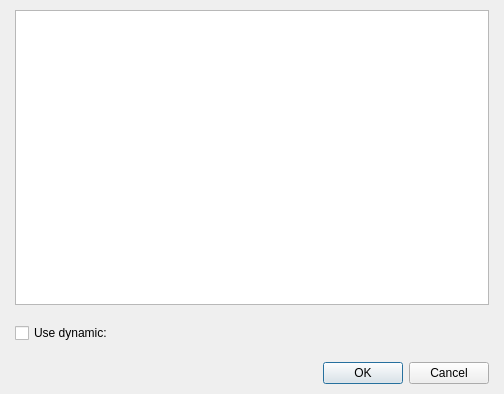
<?xml version="1.0" encoding="UTF-8"?>
<ui version="4.0">
 <class>DialogCommandScript</class>
 <widget class="QDialog" name="DialogCommandScript">
  <property name="geometry">
   <rect>
    <x>0</x>
    <y>0</y>
    <width>504</width>
    <height>394</height>
   </rect>
  </property>
  <property name="windowTitle">
   <string>Script...</string>
  </property>
  <layout class="QGridLayout" name="gridLayout">
   <property name="leftMargin">
    <number>15</number>
   </property>
   <property name="topMargin">
    <number>10</number>
   </property>
   <property name="rightMargin">
    <number>15</number>
   </property>
   <property name="bottomMargin">
    <number>10</number>
   </property>
   <item row="0" column="0">
    <layout class="QVBoxLayout" name="verticalLayout_2" stretch="1,0">
     <property name="spacing">
      <number>15</number>
     </property>
     <item>
      <layout class="QVBoxLayout" name="verticalLayout">
       <item>
        <widget class="QPlainTextEdit" name="plainTextEditScript"/>
       </item>
       <item>
        <layout class="QHBoxLayout" name="horizontalLayout" stretch="0,0,1">
         <item>
          <widget class="QCheckBox" name="checkBoxDynamic">
           <property name="text">
            <string>Use dynamic:</string>
           </property>
          </widget>
         </item>
         <item>
          <widget class="PanelPrimitiveValue" name="panelPrimitiveScript" native="true">
           <property name="enabled">
            <bool>false</bool>
           </property>
           <property name="minimumSize">
            <size>
             <width>250</width>
             <height>27</height>
            </size>
           </property>
           <property name="maximumSize">
            <size>
             <width>250</width>
             <height>27</height>
            </size>
           </property>
          </widget>
         </item>
         <item>
          <spacer name="horizontalSpacer">
           <property name="orientation">
            <enum>Qt::Horizontal</enum>
           </property>
           <property name="sizeHint" stdset="0">
            <size>
             <width>40</width>
             <height>20</height>
            </size>
           </property>
          </spacer>
         </item>
        </layout>
       </item>
      </layout>
     </item>
     <item>
      <widget class="QDialogButtonBox" name="buttonBox">
       <property name="orientation">
        <enum>Qt::Horizontal</enum>
       </property>
       <property name="standardButtons">
        <set>QDialogButtonBox::Cancel|QDialogButtonBox::Ok</set>
       </property>
      </widget>
     </item>
    </layout>
   </item>
  </layout>
 </widget>
 <customwidgets>
  <customwidget>
   <class>PanelPrimitiveValue</class>
   <extends>QWidget</extends>
   <header>panelprimitivevalue.h</header>
   <container>1</container>
  </customwidget>
 </customwidgets>
 <resources/>
 <connections>
  <connection>
   <sender>buttonBox</sender>
   <signal>accepted()</signal>
   <receiver>DialogCommandScript</receiver>
   <slot>accept()</slot>
   <hints>
    <hint type="sourcelabel">
     <x>248</x>
     <y>254</y>
    </hint>
    <hint type="destinationlabel">
     <x>157</x>
     <y>274</y>
    </hint>
   </hints>
  </connection>
  <connection>
   <sender>buttonBox</sender>
   <signal>rejected()</signal>
   <receiver>DialogCommandScript</receiver>
   <slot>reject()</slot>
   <hints>
    <hint type="sourcelabel">
     <x>316</x>
     <y>260</y>
    </hint>
    <hint type="destinationlabel">
     <x>286</x>
     <y>274</y>
    </hint>
   </hints>
  </connection>
 </connections>
</ui>
